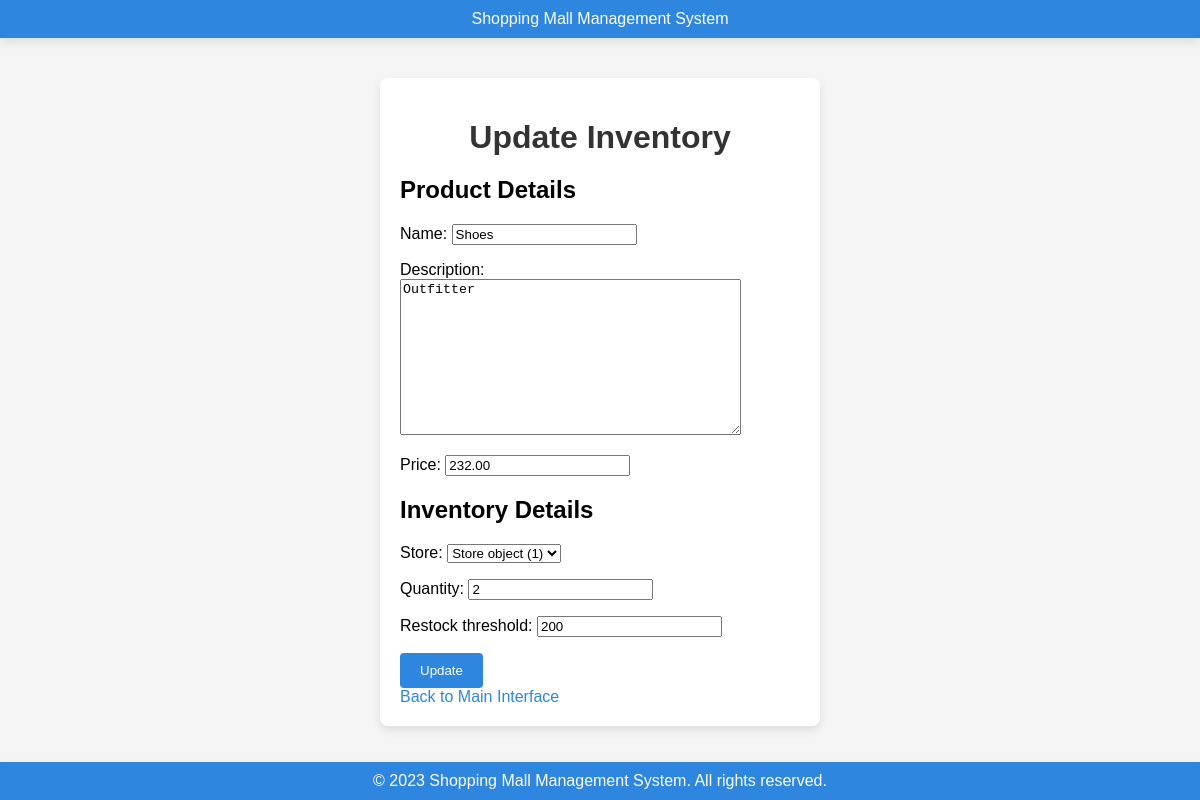
/update_inventory/1/, run on the app's committed database.
### mallsystem/models.py (models this page shows)
class Product(models.Model):
    name = models.CharField(max_length=200)
    description = models.TextField()
    price = models.DecimalField(max_digits=10, decimal_places=2)

class Inventory(models.Model):
    store = models.ForeignKey(Store, on_delete=models.CASCADE, related_name="inventories")
    product = models.ForeignKey(Product, on_delete=models.CASCADE, related_name="inventory_records")
    quantity = models.PositiveIntegerField()
    restock_threshold = models.PositiveIntegerField()  # When the stock reaches this number, it's time to restock

### mallsystem/views.py (the view)
# urls.py: path('update_inventory/<int:inventory_id>/', views.update_inventory, name='update_inventory'),
def update_inventory(request, inventory_id):
    inventory = get_object_or_404(Inventory, pk=inventory_id)
    product = inventory.product
    if request.method == 'POST':
        product_form = ProductForm(request.POST, instance=product)
        inventory_form = InventoryForm(request.POST, instance=inventory)
        if product_form.is_valid() and inventory_form.is_valid():
            product_form.save()
            inventory_form.save()
            return redirect('inventory_list')  # or whatever your list view's name/url is
    else:
        product_form = ProductForm(instance=product)
        inventory_form = InventoryForm(instance=inventory)
    context = {
        'product_form': product_form,
        'inventory_form': inventory_form
    }
    return render(request, 'Inventory/update_inventory.html', context)

### mallsystem/forms.py
class ProductForm(forms.ModelForm):
    class Meta:
        model = Product
        fields = ['name', 'description', 'price']

class InventoryForm(forms.ModelForm):
    class Meta:
        model = Inventory
        fields = ['store', 'quantity', 'restock_threshold']

### mallsystem/templates/Inventory/update_inventory.html (shortened to what this page needs)
<!DOCTYPE html>
<html>
<head>
</head>
<body>
    <div class="page-container">
        <div class="header">
            Shopping Mall Management System
        </div>
        <div class="content">
            <div class="form-container">
                <h1>Update Inventory</h1>
                <form method="post">
                    <h2>Product Details</h2>
                    {{ product_form.as_p }}
                    <h2>Inventory Details</h2>
                    {{ inventory_form.as_p }}
                    <button type="submit">Update</button>
                </form>
                <a href="{% url 'inventory_interface' %}">Back to Main Interface</a>
            </div>
        </div>
        <div class="footer">
            &copy; 2023 Shopping Mall Management System. All rights reserved.
        </div>
    </div>
</body>
</html>

### mallsystem/templates/Inventory/update_inventory.html (style rules this page uses)
body, html { height: 100%; margin: 0; font-family: Arial, sans-serif; background-color: #f5f5f5; }
.page-container { display: flex; flex-direction: column; min-height: 100vh; }
.header, .footer { background-color: #2e86de; color: white; text-align: center; padding: 10px; box-shadow: 0px 4px 10px rgba(0, 0, 0, 0.1); }
.content { flex: 1; padding: 20px; display: flex; flex-direction: column; align-items: center; }
.form-container { max-width: 400px; width: 100%; padding: 20px; background-color: white; border-radius: 8px; box-shadow: 0px 4px 10px rgba(0, 0, 0, 0.1); margin-top: 20px; }
.form-container h1 { text-align: center; color: #333; margin-bottom: 20px; }
form button { background-color: #2e86de; color: white; padding: 10px 20px; border: none; border-radius: 4px; cursor: pointer; transition: background-color 0.3s ease; }
a { color: #2e86de; text-decoration: none; margin-top: 20px; transition: color 0.3s ease; }

### data on the page
Product: name "Shoes", description "Outfitter", price "232.00"
Inventory: store "Store object (1)", quantity "2", restock_threshold "200"
